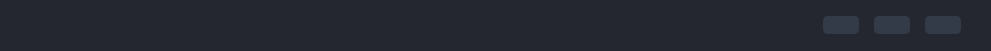
   <widget class="QWidget" name="menu" native="true">
    <property name="geometry">
     <rect>
      <x>300</x>
      <y>0</y>
      <width>991</width>
      <height>51</height>
     </rect>
    </property>
    <property name="styleSheet">
     <string notr="true">background-color: rgb(27, 29, 35);
background-color: rgb(36, 39, 47);
color: rgb(255, 255, 255);</string>
    </property>
    <layout class="QHBoxLayout" name="horizontalLayout_3">
     <property name="spacing">
      <number>15</number>
     </property>
     <property name="leftMargin">
      <number>0</number>
     </property>
     <property name="topMargin">
      <number>0</number>
     </property>
     <property name="rightMargin">
      <number>30</number>
     </property>
     <property name="bottomMargin">
      <number>0</number>
     </property>
     <item>
      <spacer name="horizontalSpacer">
       <property name="orientation">
        <enum>Qt::Horizontal</enum>
       </property>
       <property name="sizeHint" stdset="0">
        <size>
         <width>316</width>
         <height>20</height>
        </size>
       </property>
      </spacer>
     </item>
     <item>
      <widget class="QPushButton" name="mode_btn_2">
       <property name="styleSheet">
        <string notr="true">QPushButton {
	border: 2px solid rgb(52, 59, 72);
	border-radius: 5px;	
	background-color: rgb(52, 59, 72);
}
QPushButton:hover {
	background-color: rgb(57, 65, 80);
	border: 2px solid rgb(61, 70, 86);
}
QPushButton:pressed {	
	background-color: rgb(35, 40, 49);
	border: 2px solid rgb(43, 50, 61);
}</string>
       </property>
       <property name="text">
        <string/>
       </property>
       <property name="icon">
        <iconset>
         <normaloff>../pythonProject/icons/icons8-sun-24.png</normaloff>../pythonProject/icons/icons8-sun-24.png</iconset>
       </property>
      </widget>
     </item>
     <item>
      <widget class="QPushButton" name="language_btn_2">
       <property name="styleSheet">
        <string notr="true">QPushButton {
	border: 2px solid rgb(52, 59, 72);
	border-radius: 5px;	
	background-color: rgb(52, 59, 72);
}
QPushButton:hover {
	background-color: rgb(57, 65, 80);
	border: 2px solid rgb(61, 70, 86);
}
QPushButton:pressed {	
	background-color: rgb(35, 40, 49);
	border: 2px solid rgb(43, 50, 61);
}</string>
       </property>
       <property name="text">
        <string/>
       </property>
       <property name="icon">
        <iconset>
         <normaloff>../pythonProject/icons/icons8-language-50.png</normaloff>../pythonProject/icons/icons8-language-50.png</iconset>
       </property>
      </widget>
     </item>
     <item>
      <widget class="QPushButton" name="info_btn_2">
       <property name="styleSheet">
        <string notr="true">QPushButton {
	border: 2px solid rgb(52, 59, 72);
	border-radius: 5px;	
	background-color: rgb(52, 59, 72);
}
QPushButton:hover {
	background-color: rgb(57, 65, 80);
	border: 2px solid rgb(61, 70, 86);
}
QPushButton:pressed {	
	background-color: rgb(35, 40, 49);
	border: 2px solid rgb(43, 50, 61);
}</string>
       </property>
       <property name="text">
        <string/>
       </property>
       <property name="icon">
        <iconset>
         <normaloff>../pythonProject/icons/icons8-inquiry-50.png</normaloff>../pythonProject/icons/icons8-inquiry-50.png</iconset>
       </property>
      </widget>
     </item>
    </layout>
   </widget>
